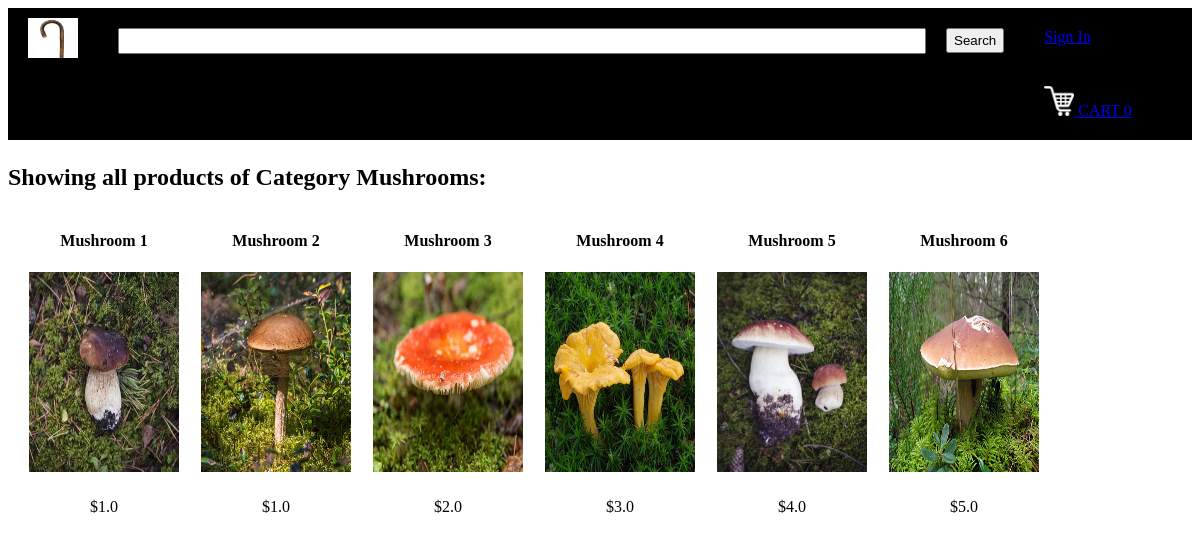
The page /displayCategory?categoryId=2 on the database its author committed.
### tables this page shows
CREATE TABLE categories
		(categoryId INTEGER PRIMARY KEY,
		name TEXT
		);

CREATE TABLE products
		(productId INTEGER PRIMARY KEY,
		name TEXT,
		price REAL,
		description TEXT,
		image TEXT,
		stock INTEGER,
		categoryId INTEGER,
		FOREIGN KEY(categoryId) REFERENCES categories(categoryId)
		);

### main.py (the view)
@app.route("/displayCategory")
def displayCategory():
        loggedIn, firstName, noOfItems = getLoginDetails()
        categoryId = request.args.get("categoryId")
        with sqlite3.connect('database.db') as conn:
            cur = conn.cursor()
            cur.execute("SELECT products.productId, products.name, products.price, products.image, categories.name FROM products, categories WHERE products.categoryId = categories.categoryId AND categories.categoryId = ?", (categoryId, ))
            data = cur.fetchall()
        conn.close()
        categoryName = data[0][4]
        data = parse(data)
        return render_template('displayCategory.html', data=data, loggedIn=loggedIn, firstName=firstName, noOfItems=noOfItems, categoryName=categoryName)

### main.py (called while the page is built)
def getLoginDetails():
    with sqlite3.connect('database.db') as conn:
        cur = conn.cursor()
        if 'email' not in session:
            loggedIn = False
            firstName = ''
            noOfItems = 0
        else:
            loggedIn = True
            cur.execute("SELECT userId, firstName FROM users WHERE email = ?", (session['email'], ))
            userId, firstName = cur.fetchone()
            cur.execute("SELECT count(productId) FROM kart WHERE userId = ?", (userId, ))
            noOfItems = cur.fetchone()[0]
    conn.close()
    return (loggedIn, firstName, noOfItems)

def parse(data):
    ans = []
    i = 0
    while i < len(data):
        curr = []
        for j in range(7):
            if i >= len(data):
                break
            curr.append(data[i])
            i += 1
        ans.append(curr)
    return ans

### templates/displayCategory.html (shortened to what this page needs)
<!DOCTYPE HTML>
<html>
<head>
<link rel="stylesheet" href={{ url_for('static', filename='css/home.css') }} />
<link rel="stylesheet" href={{ url_for('static', filename='css/topStyle.css') }} />
</head>
<body>
<div id="title">
	<a href="/">
		<img id="logo" src= {{ url_for('static', filename='images/logo.png') }} />
	</a>
	<form>
		<input id="searchBox" type="text" name="searchQuery">
		<input id="searchButton" type="submit" value="Search">
	</form>
	{% if not loggedIn %}
	<div id="signInButton">
		<a class="link" href="/loginForm">Sign In</a>
	</div>
	{% endif %}
	<div id="kart">
		<a class="link" href="/cart">
			<img src={{url_for('static', filename='images/shoppingCart.png')}} id="cartIcon" />
			CART {{noOfItems}}
		</a>
	</div>
</div>
<div>
	<h2>Showing all products of Category {{categoryName}}:</h2>
	{% for itemData in data %}
	<table>
		<tr id="productName">
			{% for row in itemData %}
			<td>
				{{row[1]}}
			</td>
			{% endfor %}
		</tr>
		<tr id="productImage">
			{% for row in itemData %}
			<td>
				<a href="/productDescription?productId={{row[0]}}">
					<img src={{ url_for('static', filename='uploads/' + row[3]) }} id="itemImage" />
				</a>
			</td>
			{% endfor %}
		</tr>
		<tr id="productPrice">
			{% for row in itemData %}
			<td>
				${{row[2]}}
			</td>
			{% endfor %}
		</tr>
	</table>
	{% endfor %}
</div>
</body>
</html>

### static/css/home.css (style rules this page uses)
#itemImage { height: 200px; width: 150px; }
table { border-spacing: 20px; }
#productName { text-align: center; font-weight: bold; }
#productPrice { text-align: center; }

### static/css/topStyle.css (style rules this page uses)
#logo { height: 40px; width: 50px; margin-left: 20px; margin-top: 10px; margin-bottom: 10px; margin-right: 20px; float: left; }
#title { background-color: black; display: inline-block; width: 100%; }
#searchBox { height: 20px; width: 800px; margin-left: 20px; margin-top: 20px; margin-bottom: 20px; margin-right: 20px; float: left; font-size: 1.5em; }
#searchButton { height: 25px; margin-top: 20px; margin-bottom: 20px; margin-right: 20px; float: left; }
#signInButton { color: yellow; margin-top: 20px; margin-bottom: 20px; margin-left: 20px; margin-right: 20px; float: left; }
#kart { color: white; margin-top: 20px; margin-bottom: 20px; margin-left: 20px; margin-right: 20px; float: left; }
#cartIcon { height: 30px; width: 30px; }

### rows shown on the page
categories: name "Mushrooms"
products: name "Mushroom 1", image (picture), price "1.0"
products: name "Mushroom 2", image (picture), price "1.0"
products: name "Mushroom 3", image (picture), price "2.0"
products: name "Mushroom 4", image (picture), price "3.0"
products: name "Mushroom 5", image (picture), price "4.0"
products: name "Mushroom 6", image (picture), price "5.0"

### other values the page prints
{{ noOfItems }} "0"
